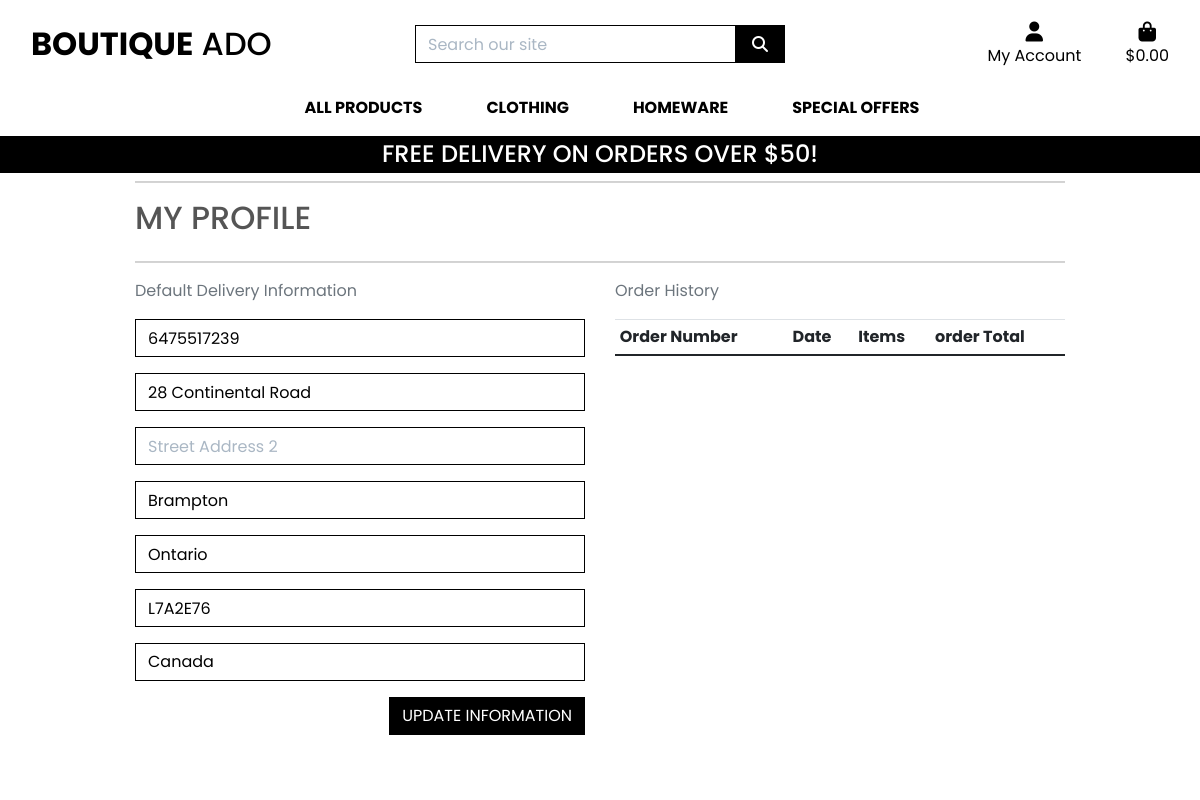
The app's page /profile/ (signed in), older data.
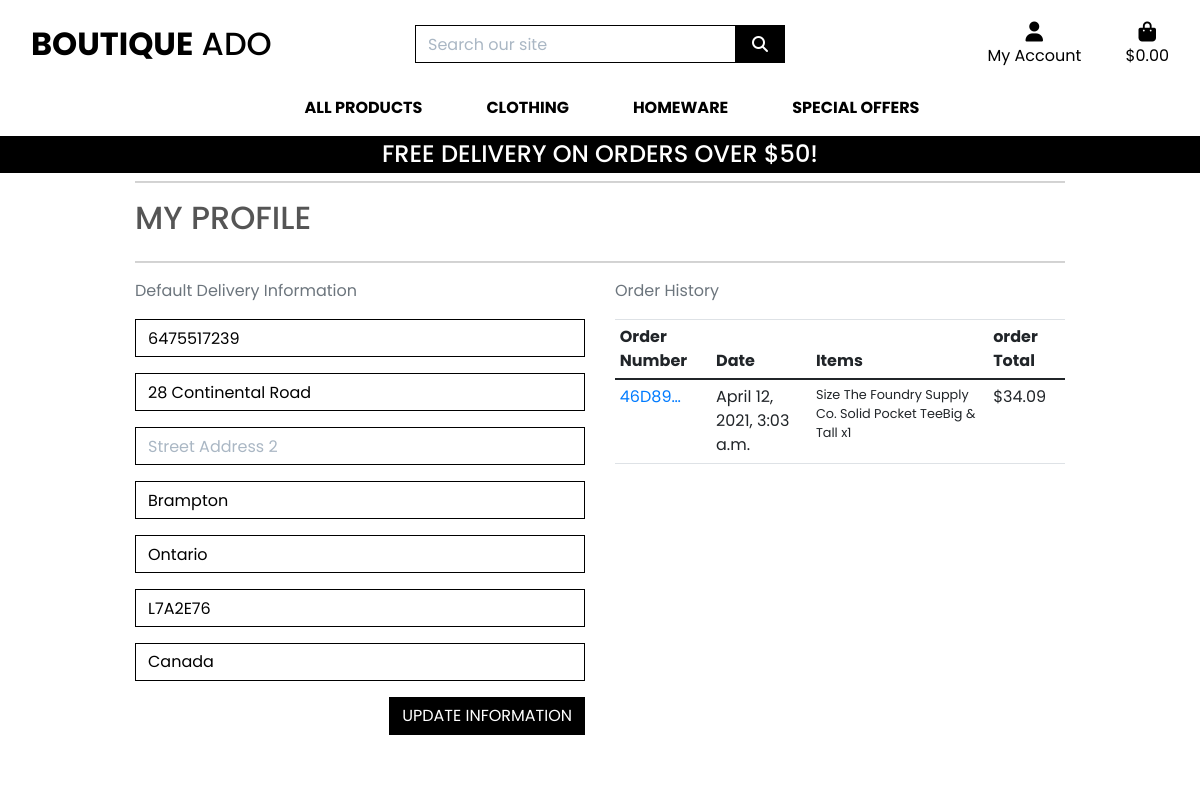
The same page, newer data.
### checkout/models.py (models this page shows, shortened)
class Order(models.Model):
    order_number = models.CharField(max_length=32, null=False, editable=False)
    user_profile = models.ForeignKey(UserProfile, on_delete=models.SET_NULL,
                                null=True, blank=True, related_name='orders')
    full_name = models.CharField(max_length=50, null=False, blank=False)
    email = models.EmailField(max_length=254, null=False, blank=False)
    phone_number = models.CharField(max_length=20, null=False, blank=False)
    country = CountryField(blank_label='Country *', null=False, blank=False)
    postcode = models.CharField(max_length=20, null=True, blank=True)
    town_or_city = models.CharField(max_length=40, null=False, blank=False)
    street_address1 = models.CharField(max_length=80, null=False, blank=False)
    street_address2 = models.CharField(max_length=80, null=True, blank=True)
    county = models.CharField(max_length=80, null=True, blank=True)
    date = models.DateTimeField(auto_now_add=True)
    delivery_cost = models.DecimalField(max_digits=6, decimal_places=2, null=False, default=0)
    order_total = models.DecimalField(max_digits=10, decimal_places=2, null=False, default=0)
    grand_total = models.DecimalField(max_digits=10, decimal_places=2, null=False, default=0)

class OrderLineItem(models.Model):
    order = models.ForeignKey(Order, null=False, blank=False, on_delete=models.CASCADE, related_name='lineitems')
    product = models.ForeignKey(Product, null=False, blank=False, on_delete=models.CASCADE)
    product_size = models.CharField(max_length=2, null=True, blank=True) # XS, S, M, L,
    quantity = models.IntegerField(null=False, blank=False, default=0)
    lineitem_total = models.DecimalField(max_digits=6, decimal_places=2, null=False, blank=False, editable=False)

### products/models.py (models this page shows, shortened)
class Product(models.Model):
    category = models.ForeignKey('Category', null=True, blank=True,
                                 on_delete=models.SET_NULL)
    sku = models.CharField(max_length=254, null=True, blank=True)
    name = models.CharField(max_length=254)
    description = models.TextField()
    has_sizes = models.BooleanField(default=False, null=True, blank=True)
    price = models.DecimalField(max_digits=6, decimal_places=2)
    rating = models.DecimalField(max_digits=6, decimal_places=2, null=True,
                                 blank=True)
    image_url = models.URLField(max_length=1024, null=True, blank=True)
    image = models.ImageField(null=True, blank=True)

### profiles/views.py (the view)
# urls.py: path('profile/', include('profiles.urls')),
def profile(request):
    profile = get_object_or_404(UserProfile, user=request.user)
    if request.method == 'POST':
        form = UserProfileForm(request.POST, instance=profile)
        if form.is_valid():
            form.save()
            messages.success(request, 'Profile updated successfully')
    form = UserProfileForm(instance=profile)
    orders = profile.orders.all()
    template = 'profiles/profile.html'
    context = {
        'form': form,
        'orders': orders,
        'on_profile_page': True
    }
    return render(request, template, context)

### bag/contexts.py (called while the page is built, shortened)
def bag_contents(request):
    bag_items = []
    total = 0
    product_count = 0
    bag = request.session.get('bag', {})
    if total < settings.FREE_DELIVERY_THRESHOLD:
        delivery = total * Decimal(settings.STANDARD_DELIVERY_PERCENTAGE / 100)
        free_delivery_delta = settings.FREE_DELIVERY_THRESHOLD - total
    else:
        delivery = 0
        free_delivery_delta = 0
    grand_total = delivery + total
    context = {
        'bag_items': bag_items,
        'total': total,
        'product_count': product_count,
        'delivery': delivery,
        'free_delivery_delta': free_delivery_delta,
        'free_delivery_threshold': settings.FREE_DELIVERY_THRESHOLD,
        'grand_total': grand_total,
    }
    return context

### profiles/templates/profiles/profile.html (shortened to what this page needs)
{% extends "base.html" %}
{% load static %}
{% block extra_css %}
    <link rel="stylesheet" href="{% static 'profiles/css/profile.css' %}">
{% endblock %}
{% block page_header %}
    <div class="container header-container">
        <div class="row">
            <div class="col"></div>
        </div>
    </div>
{% endblock %}
{% block content %}
    <div class="overlay"></div>
    <div class="container">
        <div class="row">
            <div class="col">
                <hr>
                <h2 class="logo-font mb-4">My Profile</h2>
                <hr>
            </div>
        </div>
        <div class="row">
           <div class="col-12 col-lg-6">
               <p class="text-muted">Default Delivery Information</p>
                <form class="mt-3" action="{% url 'profile' %}" method="POST" id="profile-update-form">
                    {{ form | crispy }}
                    <button class="btn btn-black rounded-0 text-uppercase float-right">Update Information</button>
               </form>
           </div>
           <div class="col-12 col-lg-6">
               <p class="text-muted">Order History</p>
               <div class="order-history tabld-responsive">
                   <table class=" table table-sm table-boardeless">
                       <thead>
                           <tr>
                               <th> Order Number</th>
                               <th> Date </th>
                               <th> Items </th>
                               <th> order Total </th>
                           </tr>
                       </thead>
                      <tbody>
                          {% for order in orders %}
                          <tr>
                             <td>
                                 <a href="{% url 'order_history' order.order_number %}"
                                  title="{{order.order_number}}">
                                   {{ order.order_number|truncatechars:6 }}
                                 </a>
                             </td>
                            <td>{{ order.date }}</td>
                            <td>
                                <ul class = "list-unstyled">
                                    {% for item in order.lineitems.all %}
                                        <li class="small">
                                            {% if item.product.has_sizes %}
                                                Size {{ item.product.size|upper }}
                                            {% endif %}{{ item.product.name }} x{{ item.quantity }}
                                        </li>
                                    {% endfor %}
                                </ul>
                            </td>
                            <td>${{ order.grand_total  }}</td>
                          </tr>
                          {% endfor %}
                      </tbody>
                   </table>
               </div>
           </div>
        </div>
{% endblock %}

Row changes from the older to the newer data that the page shows:
added Order: order_number "46D89…", date "April 12, 2021, 3:03 a.m.", grand_total "34.09"
added OrderLineItem: product.name "The Foundry Supply Co. Solid Pocket TeeBig & Tall", quantity "1"
